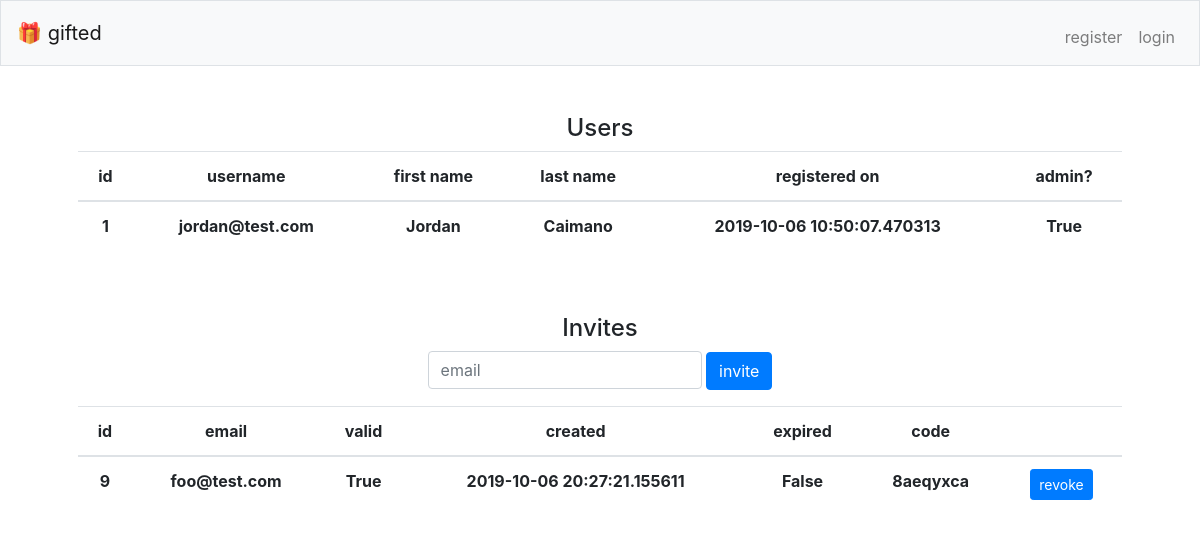
/admin, run on an earlier commit of the app's database.
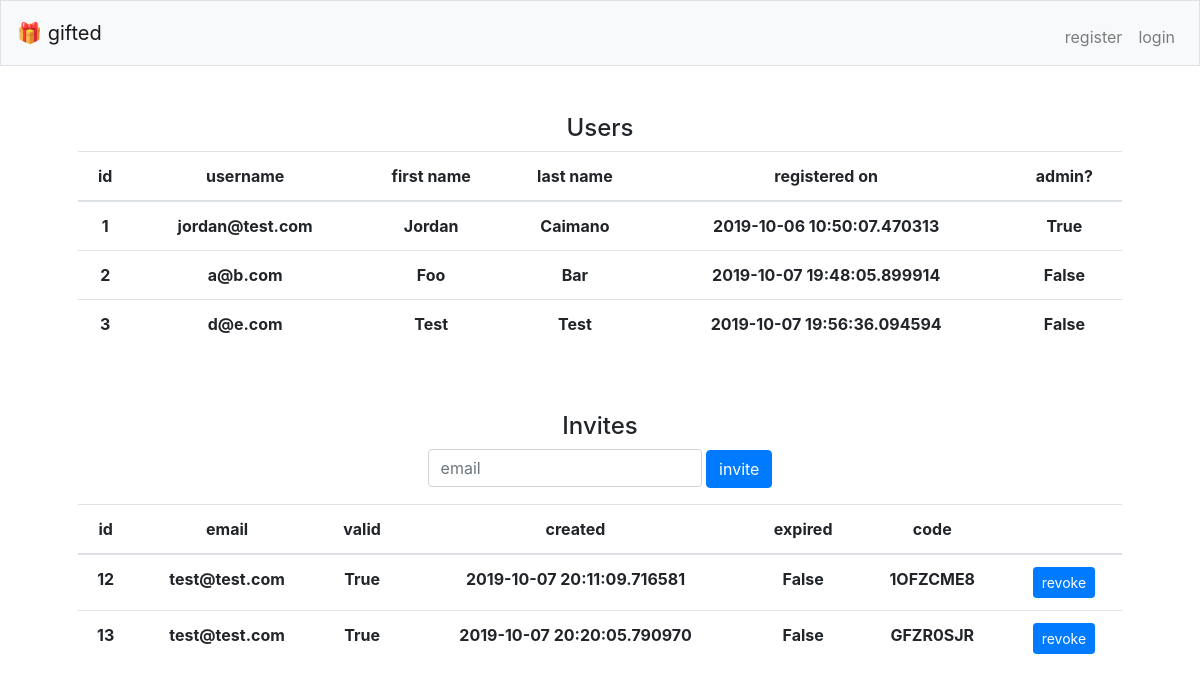
And on a later commit of the database.
### gifted/models.py (models this page shows, shortened)
class User(db.Model):
    id = db.Column(db.Integer, primary_key=True)
    username = db.Column(db.String(80), unique=True, nullable=False)
    password = db.Column(db.String(240), nullable=False)
    first_name = db.Column(db.String(80), nullable=False)
    last_name = db.Column(db.String(80), nullable=False)
    registered_on = db.Column(db.DateTime(), default=datetime.now())
    is_admin = db.Column(db.Integer, default=0)

class Invite(db.Model):
    id = db.Column(db.Integer, primary_key=True)
    email = db.Column(db.String(80), nullable=False)
    valid = db.Column(db.Integer, default=1)
    created = db.Column(db.DateTime(), default=datetime.now())
    expires = db.Column(db.DateTime(), default=datetime.now() + timedelta(days=7))
    code = db.Column(db.String(80), default=generate_code())

### gifted/views.py (the view)
@bp.route('/admin')
def admin():
    users = User.query.all()
    invites = Invite.query.filter_by(valid=1).all()
    return render_template('admin.html', users=users, invites=invites)

### gifted/views.py (called while the page is built)
@bp.app_template_filter('pretty_boolean')
def pretty_boolean(i):
    return True if i is 1 else False

@bp.app_template_filter('is_expired')
def is_expired(expires):
    now = datetime.now()
    return True if now > expires else False

### gifted/templates/admin.html (shortened to what this page needs)
{% extends 'layout.html' %}
{% block main %}
<h4>Users</h4>
    <table class="table table">
        <thead>
            <tr>
                <th scope="col">id</th>
                <th scope="col">username</th>
                <th scope="col">first name</th>
                <th scope="col">last name</th>
                <th scope="col">registered on</th>
                <th scope="col">admin?</th>
            </tr>
        </thead>
        <tbody>
            {% for user in users %}
            <tr>
                <th scope="row">{{ user.id }}</th>
                <th scope="row">{{ user.username }}</th>
                <th scope="row">{{ user.first_name }}</th>
                <th scope="row">{{ user.last_name }}</th>
                <th scope="row">{{ user.registered_on }}</th>
                <th scope="row">{{ user.is_admin | pretty_boolean }}</th>
            </tr>
            {% endfor %}
        </tbody>
    </table>
<br/>
<br/>
<h4>Invites</h4>
    <form action="/admin/invite" method="post">
        <div class="form-group">
            <input autocomplete="off" autofocus class="form-control" name="email" placeholder="email" type="email">
            <button class="btn btn-primary" type="submit">invite</button>
        </div>
    </form>
    {% if not invites %}
        <p>No invites pending</p>
    {% else %}
        <table class="table table">
            <thead>
                <tr>
                    <th scope="col">id</th>
                    <th scope="col">email</th>
                    <th scope="col">valid</th>
                    <th scope="col">created</th>
                    <th scope="col">expired</th>
                    <th scope="col">code</th>
                    <th scope="col"></th>
                </tr>
            </thead>
            <tbody>
                {% for invite in invites %}
                <tr>
                    <th scope="row">{{ invite.id }}</th>
                    <th scope="row">{{ invite.email }}</th>
                    <th scope="row">{{ invite.valid | pretty_boolean }}</th>
                    <th scope="row">{{ invite.created }}</th>
                    <th scope="row">{{ invite.expires | is_expired }}</th>
                    <th scope="row">{{ invite.code }}</th>
                    <th scope="row">
                        <form action="/admin/revoke" method="post">
                            <button class="btn btn-primary btn-sm" type="submit">revoke</button>
                        </form>
                    </th>
                </tr>
                {% endfor %}
            </tbody>
        </table>
    {% endif %}
{% endblock %}

### gifted/templates/layout.html (shortened to what this page needs)
<!DOCTYPE html>
<html lang="en">
    <head>
        <link href="https://maxcdn.bootstrapcdn.com/bootstrap/4.1.3/css/bootstrap.min.css" rel="stylesheet">
        <link href="/static/styles.css" rel="stylesheet">
    </head>
    <body>
        <nav class="navbar navbar-expand-md navbar-light bg-light border">
            <a class="navbar-brand" href="/"><span class="blue">🎁 gifted</span></a>
            <div class="collapse navbar-collapse" id="navbar">
                {% if session.username %}
                    <ul class="navbar-nav ml-auto mt-2">
                        {% if session.is_admin %}
                        <li class="nav-item"><a class="nav-link" href="/admin">admin</a></li>
                        {% endif %}
                        <li class="nav-item"><a class="nav-link" href="/logout">log out</a></li>
                    </ul>
                {% else %}
                    <ul class="navbar-nav ml-auto mt-2">
                        <li class="nav-item"><a class="nav-link" href="/register">register</a></li>
                        <li class="nav-item"><a class="nav-link" href="/login">login</a></li>
                    </ul>
                {% endif %}
            </div>
        </nav>
        <main class="container p-5">
            {% block main %}{% endblock %}
        </main>
    </body>
</html>

### gifted/static/styles.css (style rules this page uses)
main .form-control { display: inline-block; width: auto; }
main { overflow-x: auto; text-align: center; }

What changed in the data, as far as the page shows it:
no longer on this page (row edited): Invite: id "9", email "foo@test.com", valid|pretty_boolean "True", created "2019-10-06 20:27:21.155611", expires|is_expired "False", code "8aeqyxca"
added User: id "2", username "a@b.com", first_name "Foo", last_name "Bar", registered_on "2019-10-07 19:48:05.899914", is_admin|pretty_boolean "False"
added User: id "3", username "d@e.com", first_name "Test", last_name "Test", registered_on "2019-10-07 19:56:36.094594", is_admin|pretty_boolean "False"
added Invite: id "12", email "test@test.com", valid|pretty_boolean "True", created "2019-10-07 20:11:09.716581", expires|is_expired "False", code "1OFZCME8"
added Invite: id "13", email "test@test.com", valid|pretty_boolean "True", created "2019-10-07 20:20:05.790970", expires|is_expired "False", code "GFZR0SJR"
